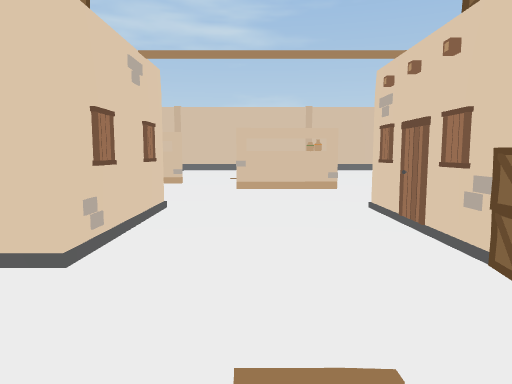
View 1 (above)

16 first-person views from a walk through a Unity game level. The camera is 1.4 m above the floor, tilts 6° down and sees 70° across. The floor is counted in squares, 2 m on a side. Each view is taken from the middle of a square. On the plan, view 1 faces up. The plan holds only what a view shows up to about 11 squares ahead; the rest is blank. The place goes on beyond the plan. The player is left out. Some animated figures are left out. Some surface patterns are stand-ins.

View 2
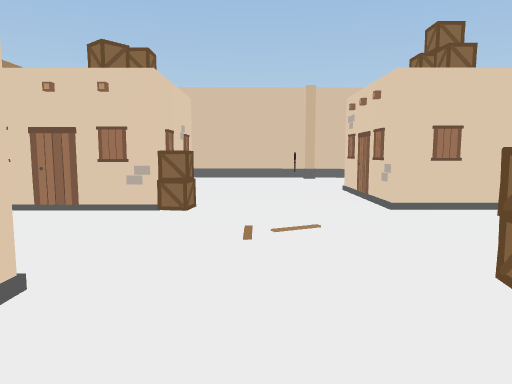

View 3
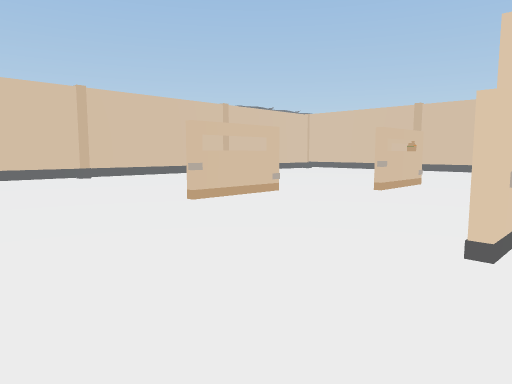

View 4
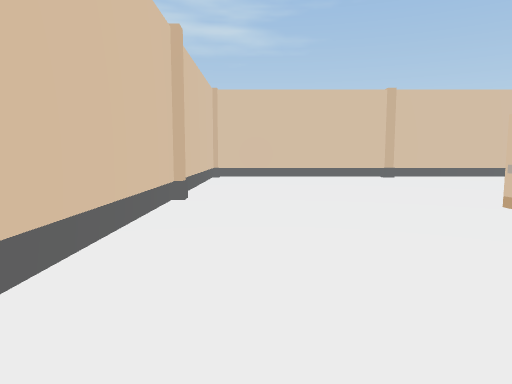

View 5
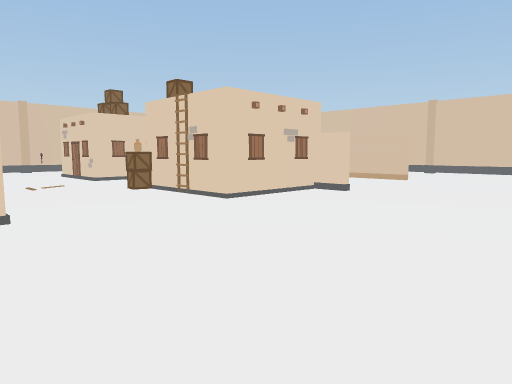

View 6
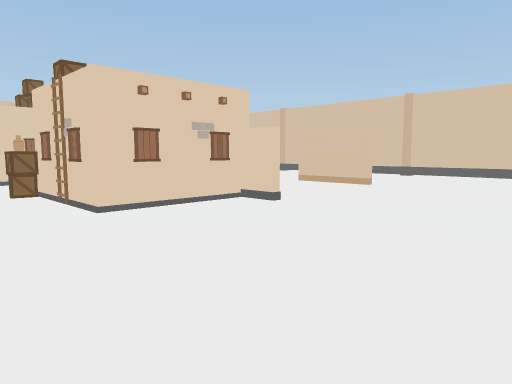

View 7
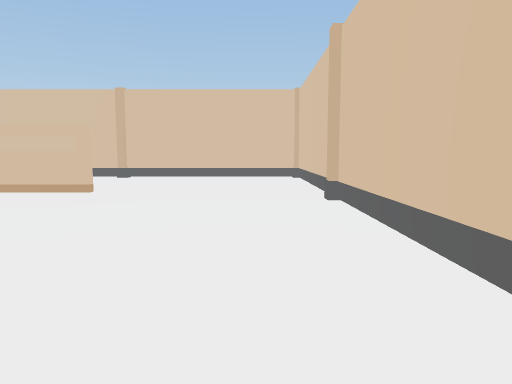

View 8
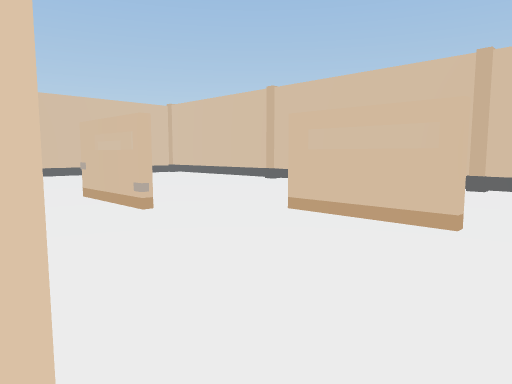

View 9
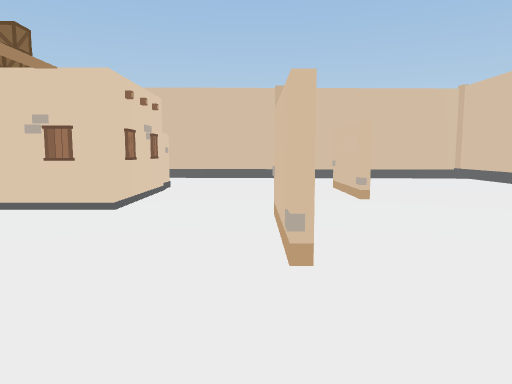

View 10
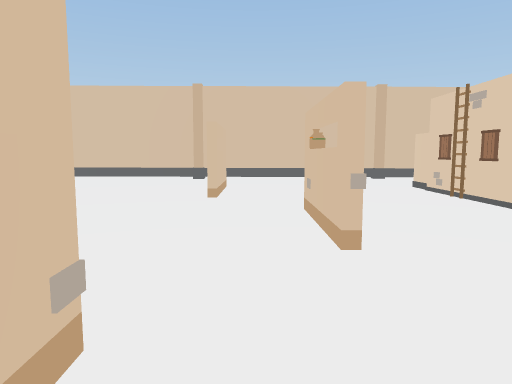

View 11
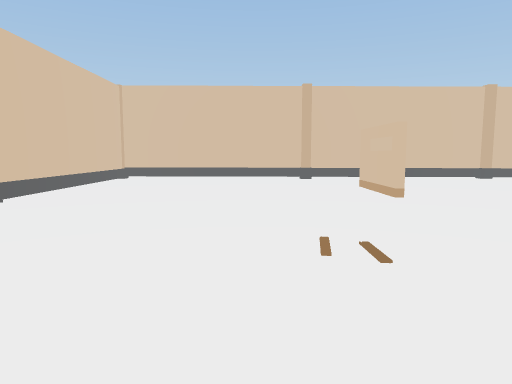

View 12
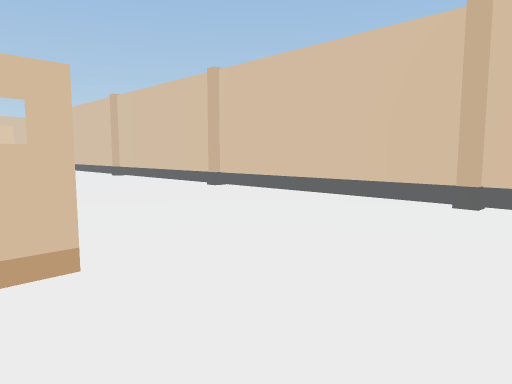

View 13
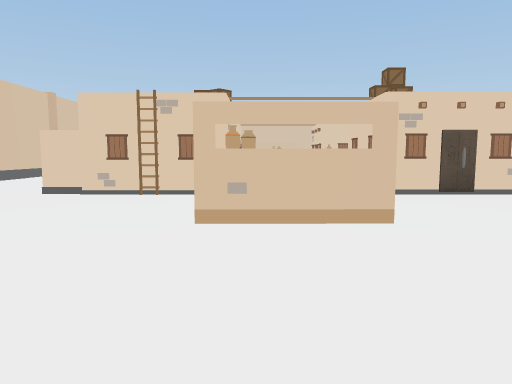

View 14
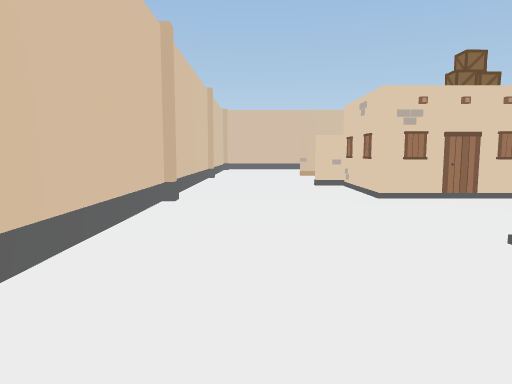

View 15
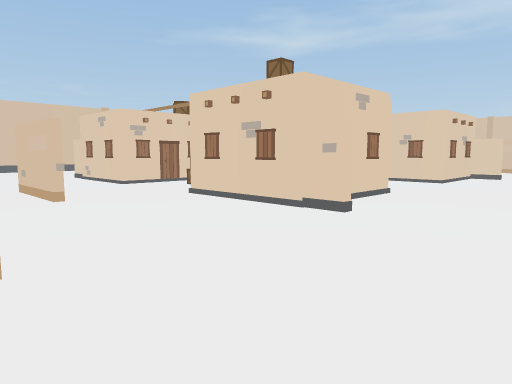

View 16
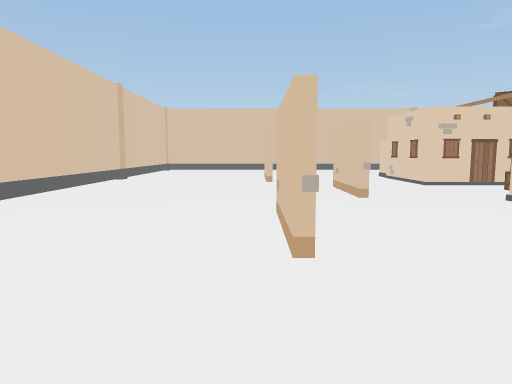

### Floor plan
Key: @ floor where view 1 was taken; # wall or solid block; . floor; = window, fence, low wall or low ledge; O other object.
Columns run from 9 left of view 1 to 8 right of it. Each row starts with its distance up from view 1.
 15  ################
 14 #................#
 13 #................#
 12 #................#
 11 #................#
 10  #..............#.
  9 #.....#O....##...#
  8 #................#
  7 #........OOO.....#
  6 #................#
  5  #...OO.........#.
  4 #..... ##..###...=
  3 #....  #O..###...=
  2 #..... #..OO#....=
  1 #.........OO.....=
  0   .....O.@.......#
 -1  .....##OO.O##...#
 -2 #.....###O.###...#
 -3 #....####..##O...#
 -4 #................#
 -5  #......OOO......#
 -6 #................#
 -7 #.....##....##O..#
 -8 #................#
 -9 #................#
-10 #................#
-11  ################

Where each view was taken, in squares from view 1:
view 1: 0 up, 0 right, facing up
view 2: 1 up, 3 left, facing right
view 3: 4 up, 7 left, facing up-right
view 4: 4 up, 7 left, facing up
view 5: 3 up, 8 left, facing down-right
view 6: 1 up, 8 left, facing down-right
view 7: 0 up, 7 left, facing down
view 8: 3 down, 5 left, facing down-right
view 9: 5 down, 3 left, facing right
view 10: 8 up, 3 left, facing right
view 11: 11 up, 3 left, facing right
view 12: 11 up, 3 left, facing down-left
view 13: 11 up, 1 right, facing down
view 14: 5 up, 6 right, facing down
view 15: 7 down, 7 right, facing up-left
view 16: 7 down, 7 right, facing left
